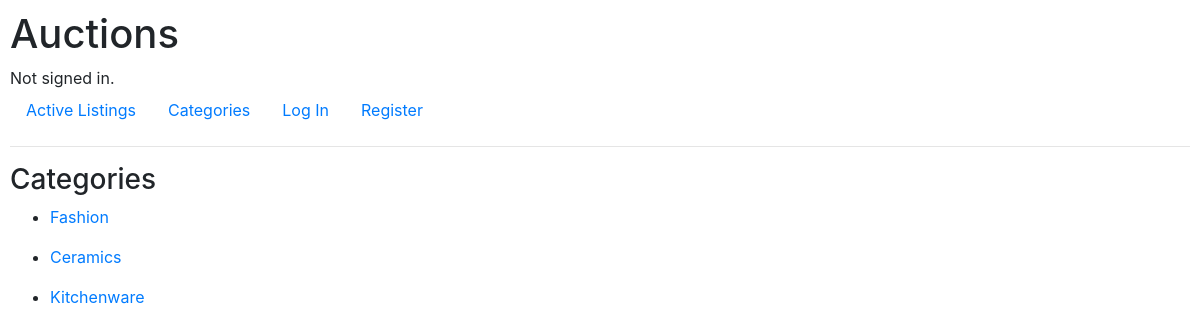
The page /categories/ on the database as committed earlier.
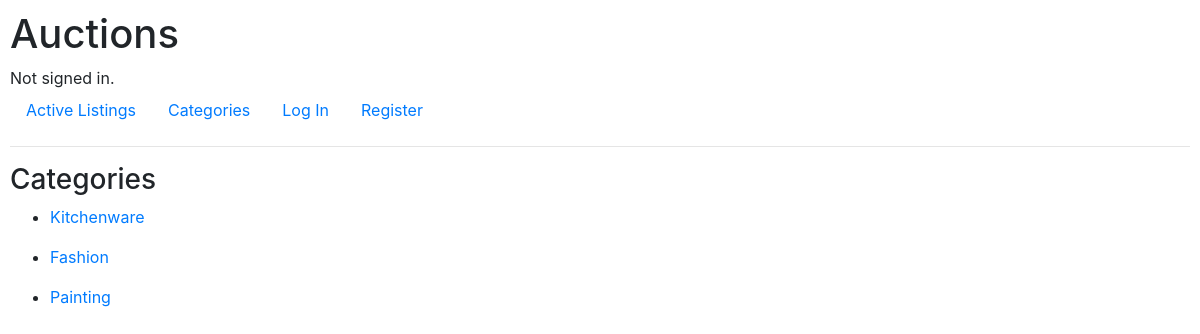
The same page on the database as committed later.
### auctions/models.py (models this page shows, shortened)
class Listing(models.Model):
    seller = models.ForeignKey(settings.AUTH_USER_MODEL,
                               on_delete=models.CASCADE,
                               related_name="own_goods")
    title = models.CharField(max_length=32)
    description = models.TextField()
    starting_bid = models.PositiveIntegerField()
    image = models.URLField()
    category = models.CharField(max_length=24, null=True, blank=True)
    date_created = models.DateField(auto_now_add=True)

### auctions/views.py (the view)
# urls.py: path("categories/", views.categories, name="categories"),
def categories(request):
    listings = Listing.objects.all()
    categories_list = []
    for listing in listings:
        categories_list.append(listing.category)
    all_categories = set(categories_list)
    return render(request, "auctions/category_list.html",
                  {"categories": all_categories})

### auctions/templates/auctions/category_list.html (shortened to what this page needs)
{% extends "auctions/layout.html" %}
{% block body %}
<h3>Categories</h3>
{% for category in categories %}
    <ul>
        <li><a href="{% url 'a_category' category %}">{{ category }}</a></li>
    </ul>
{% endfor %}
{% endblock %}

### auctions/templates/auctions/layout.html (shortened to what this page needs)
{% load static %}
<!DOCTYPE html>
<html lang="en">
    <head>
        <link rel="stylesheet" href="https://stackpath.bootstrapcdn.com/bootstrap/4.4.1/css/bootstrap.min.css">
        <link href="{% static 'auctions/styles.css' %}" rel="stylesheet">
    </head>
    <body>
        <h1>Auctions</h1>
        <div>
            {% if user.is_authenticated %}
                Signed in as <strong>{{ user.username }}</strong>.
            {% else %}
                Not signed in.
            {% endif %}
        </div>
        <ul class="nav">
            <li class="nav-item">
                <a class="nav-link" href="{% url 'index' %}">Active Listings</a>
            </li>
            <li class="nav-item">
                <a class="nav-link" href="{% url 'categories' %}">Categories</a>
            </li>
            {% if user.is_authenticated %}
                <li class="nav-item">
                    <a class="nav-link" href="{% url 'create' %}">Create Listing</a>
                </li>
                <li class="nav-item">
                    <a class="nav-link" href="{% url 'watchlist' %}">Watchlist</a>
                </li>
                <li class="nav-item">
                    <a class="nav-link" href="{% url 'logout' %}">Log Out</a>
                </li>
            {% else %}
                <li class="nav-item">
                    <a class="nav-link" href="{% url 'login' %}">Log In</a>
                </li>
                <li class="nav-item">
                    <a class="nav-link" href="{% url 'register' %}">Register</a>
                </li>
            {% endif %}
        </ul>
        <hr>
        {% block body %}
        {% endblock %}
    </body>
</html>

### auctions/static/auctions/styles.css (style rules this page uses)
body { padding: 10px; }

Rows that differ between the two databases and show on the page:
changed Listing: category "Ceramics" → "Painting" (drawn)
Other text that changed with them:
new list line: "Painting"
list line gone: "Ceramics"
